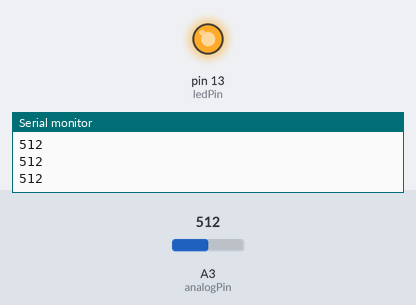
The sketch below on a simulated Arduino Uno, built with avr-gcc and run on an emulated ATmega328P. Parts: output pins drawn as LEDs (lit = HIGH), the last lines printed to the serial monitor. The inputs (shaded band) are chosen by the test bench; at power-on: A3 (analogPin) = 512.

Above: at 1.2 s.
1.3 s: A3 (analogPin) set to 494
At 1.9 s:
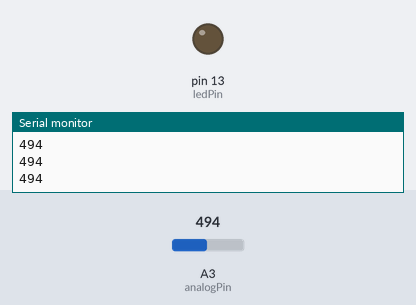
2.8 s: A3 (analogPin) set to 716
At 3.2 s:
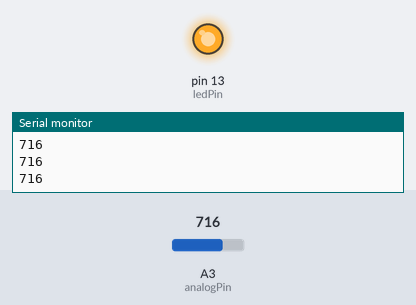
4.3 s: A3 (analogPin) set to 511
At 5.4 s:
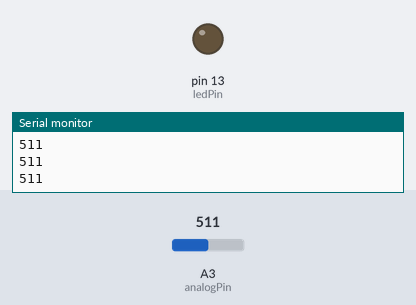
Timing chart, 0 to 7.3 s (numbered marks = the images above; inputs shaded):
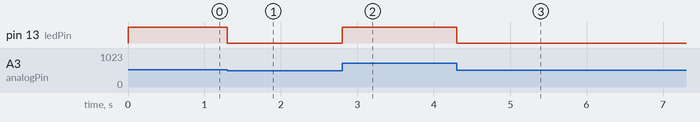

The sketch:

pwm.ino
```cpp
const int ledPin = 13;
const int analogPin = 3;

int val = 0;

void setup() {
  // put your setup code here, to run once:
  pinMode(ledPin, OUTPUT);
   Serial.begin(9600);
}

void loop() {
  // put your main code here, to run repeatedly:
  val = analogRead(analogPin);

  analogWrite(ledPin, val / 4);
  Serial.println(val);
}
```

Measured:
- the behaviour switches between 512 and 511 on A3 (analogPin) (found by bisection; images 0 and 1)
- after the input at 1.3 s, pin 13 (ledPin): HIGH → LOW at once
- after the input at 2.8 s, pin 13 (ledPin): LOW → HIGH at once
- after the input at 4.3 s, pin 13 (ledPin): HIGH → LOW at once
